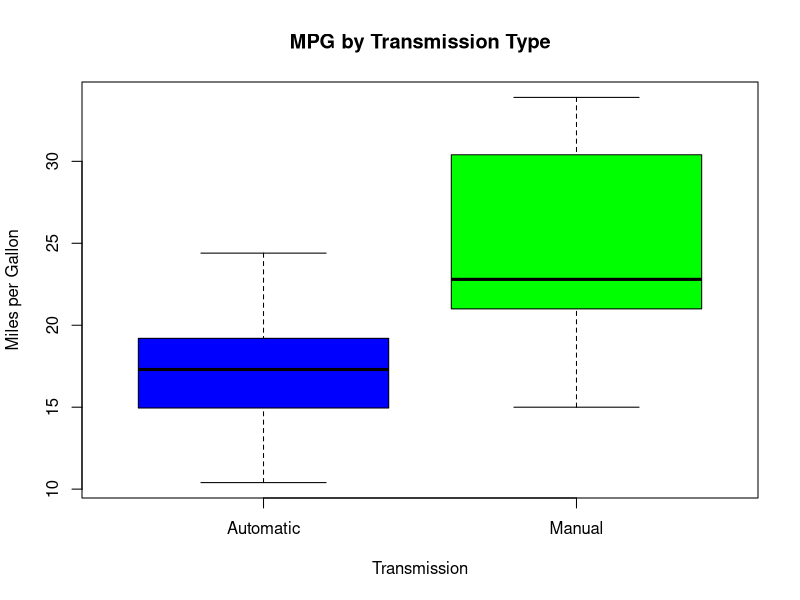
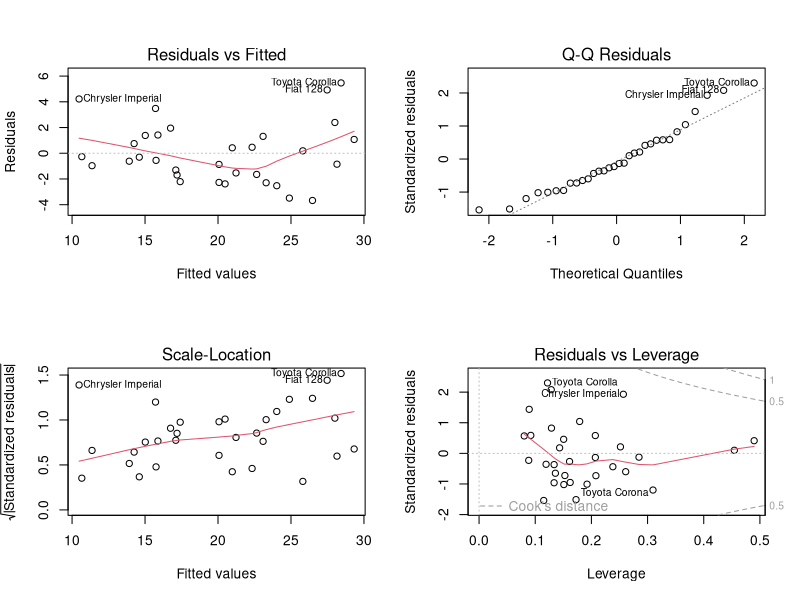

Write the R code that produced these figures, in order.
## ---- chunk 1
data(cars)
dim(mtcars)
## ---- chunk 2
head(mtcars, n=1)
## ---- chunk 3
mtcars$am <- as.factor(mtcars$am)
levels(mtcars$am) <- c("Automatic", "Manual")
boxplot(mpg~am,data=mtcars,col = c("blue", "green"), xlab="Transmission", ylab="Miles per Gallon", main = "MPG by Transmission Type")
## ---- chunk 4
aggregate(mpg~am, data=mtcars, mean)
## ---- chunk 5
autoData <- mtcars[mtcars$am == "Automatic",]
manData <- mtcars[mtcars$am == "Manual",]
t.test(autoData$mpg, manData$mpg)
## ---- chunk 6
fit <- lm(mpg~am, data=mtcars)
summary(fit)$coefficients
## ---- chunk 7
mfit <- lm(mpg~am+cyl+wt+hp+vs, data=mtcars)
summary(mfit)$coefficients
## ---- chunk 8
anova(fit,mfit)
## ---- chunk 9
par(mfrow = c(2,2))
plot(mfit)
